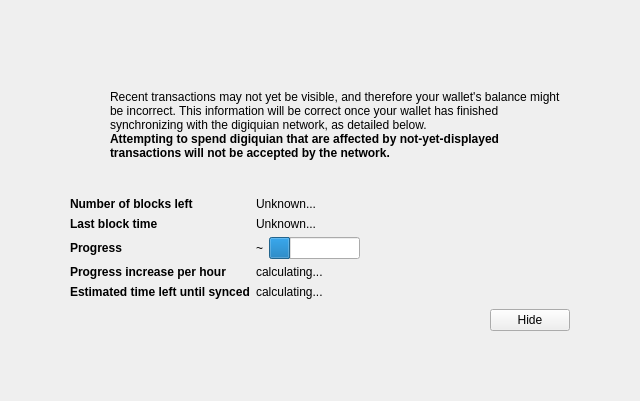
<?xml version="1.0" encoding="UTF-8"?>
<ui version="4.0">
 <class>ModalOverlay</class>
 <widget class="ModalOverlay" name="ModalOverlay">
  <property name="geometry">
   <rect>
    <x>0</x>
    <y>0</y>
    <width>640</width>
    <height>401</height>
   </rect>
  </property>
  <property name="windowTitle">
   <string>Form</string>
  </property>
  <layout class="QVBoxLayout" name="verticalLayout" stretch="0">
   <property name="sizeConstraint">
    <enum>QLayout::SetDefaultConstraint</enum>
   </property>
   <property name="leftMargin">
    <number>0</number>
   </property>
   <property name="topMargin">
    <number>0</number>
   </property>
   <property name="rightMargin">
    <number>0</number>
   </property>
   <property name="bottomMargin">
    <number>0</number>
   </property>
   <item>
    <widget class="QWidget" name="bgWidget" native="true">
     <property name="styleSheet">
      <string notr="true"/>
     </property>
     <layout class="QVBoxLayout" name="verticalLayoutMain" stretch="0">
      <property name="leftMargin">
       <number>60</number>
      </property>
      <property name="topMargin">
       <number>60</number>
      </property>
      <property name="rightMargin">
       <number>60</number>
      </property>
      <property name="bottomMargin">
       <number>60</number>
      </property>
      <item>
       <widget class="QWidget" name="contentWidget" native="true">
        <property name="styleSheet">
         <string notr="true"/>
        </property>
        <layout class="QVBoxLayout" name="verticalLayoutSub" stretch="1,0,0,0,0">
         <property name="spacing">
          <number>0</number>
         </property>
         <property name="leftMargin">
          <number>10</number>
         </property>
         <property name="topMargin">
          <number>10</number>
         </property>
         <property name="rightMargin">
          <number>10</number>
         </property>
         <property name="bottomMargin">
          <number>10</number>
         </property>
         <item>
          <layout class="QHBoxLayout" name="horizontalLayoutIconText" stretch="0,1">
           <property name="topMargin">
            <number>20</number>
           </property>
           <item>
            <layout class="QVBoxLayout" name="verticalLayoutIcon">
             <property name="leftMargin">
              <number>0</number>
             </property>
             <item>
              <widget class="QPushButton" name="warningIcon">
               <property name="enabled">
                <bool>false</bool>
               </property>
               <property name="text">
                <string/>
               </property>
               <property name="icon">
                <iconset>
                 <normaloff>:/icons/warning</normaloff>
                 <disabledoff>:/icons/warning</disabledoff>:/icons/warning</iconset>
               </property>
               <property name="iconSize">
                <size>
                 <width>48</width>
                 <height>48</height>
                </size>
               </property>
               <property name="flat">
                <bool>true</bool>
               </property>
              </widget>
             </item>
             <item>
              <spacer name="verticalSpacerWarningIcon">
               <property name="orientation">
                <enum>Qt::Vertical</enum>
               </property>
               <property name="sizeHint" stdset="0">
                <size>
                 <width>20</width>
                 <height>40</height>
                </size>
               </property>
              </spacer>
             </item>
            </layout>
           </item>
           <item>
            <layout class="QVBoxLayout" name="verticalLayoutInfoText">
             <property name="leftMargin">
              <number>0</number>
             </property>
             <property name="topMargin">
              <number>0</number>
             </property>
             <item>
              <widget class="QLabel" name="infoText">
               <property name="text">
                <string>Recent transactions may not yet be visible, and therefore your wallet's balance might be incorrect. This information will be correct once your wallet has finished synchronizing with the digiquian network, as detailed below.</string>
               </property>
               <property name="textFormat">
                <enum>Qt::RichText</enum>
               </property>
               <property name="wordWrap">
                <bool>true</bool>
               </property>
              </widget>
             </item>
             <item>
              <widget class="QLabel" name="infoTextStrong">
               <property name="font">
                <font>
                 <weight>75</weight>
                 <bold>true</bold>
                </font>
               </property>
               <property name="text">
                <string>Attempting to spend digiquian that are affected by not-yet-displayed transactions will not be accepted by the network.</string>
               </property>
               <property name="textFormat">
                <enum>Qt::RichText</enum>
               </property>
               <property name="wordWrap">
                <bool>true</bool>
               </property>
              </widget>
             </item>
             <item>
              <spacer name="verticalSpacerInTextSpace">
               <property name="orientation">
                <enum>Qt::Vertical</enum>
               </property>
               <property name="sizeHint" stdset="0">
                <size>
                 <width>20</width>
                 <height>40</height>
                </size>
               </property>
              </spacer>
             </item>
            </layout>
           </item>
          </layout>
         </item>
         <item>
          <spacer name="verticalSpacerAfterText">
           <property name="orientation">
            <enum>Qt::Vertical</enum>
           </property>
           <property name="sizeHint" stdset="0">
            <size>
             <width>20</width>
             <height>40</height>
            </size>
           </property>
          </spacer>
         </item>
         <item>
          <layout class="QFormLayout" name="formLayout">
           <property name="fieldGrowthPolicy">
            <enum>QFormLayout::FieldsStayAtSizeHint</enum>
           </property>
           <property name="horizontalSpacing">
            <number>6</number>
           </property>
           <property name="verticalSpacing">
            <number>6</number>
           </property>
           <property name="topMargin">
            <number>10</number>
           </property>
           <item row="0" column="0">
            <widget class="QLabel" name="labelNumberOfBlocksLeft">
             <property name="font">
              <font>
               <weight>75</weight>
               <bold>true</bold>
              </font>
             </property>
             <property name="text">
              <string>Number of blocks left</string>
             </property>
            </widget>
           </item>
           <item row="0" column="1">
            <widget class="QLabel" name="numberOfBlocksLeft">
             <property name="text">
              <string>Unknown...</string>
             </property>
            </widget>
           </item>
           <item row="1" column="0">
            <widget class="QLabel" name="labelLastBlockTime">
             <property name="font">
              <font>
               <weight>75</weight>
               <bold>true</bold>
              </font>
             </property>
             <property name="text">
              <string>Last block time</string>
             </property>
            </widget>
           </item>
           <item row="1" column="1">
            <widget class="QLabel" name="newestBlockDate">
             <property name="sizePolicy">
              <sizepolicy hsizetype="Maximum" vsizetype="Preferred">
               <horstretch>0</horstretch>
               <verstretch>0</verstretch>
              </sizepolicy>
             </property>
             <property name="text">
              <string>Unknown...</string>
             </property>
            </widget>
           </item>
           <item row="2" column="0">
            <widget class="QLabel" name="labelSyncDone">
             <property name="font">
              <font>
               <weight>75</weight>
               <bold>true</bold>
              </font>
             </property>
             <property name="text">
              <string>Progress</string>
             </property>
            </widget>
           </item>
           <item row="2" column="1">
            <layout class="QHBoxLayout" name="horizontalLayoutSync" stretch="0,1">
             <item>
              <widget class="QLabel" name="percentageProgress">
               <property name="text">
                <string notr="true">~</string>
               </property>
              </widget>
             </item>
             <item>
              <widget class="QProgressBar" name="progressBar">
               <property name="value">
                <number>24</number>
               </property>
               <property name="format">
                <string/>
               </property>
              </widget>
             </item>
            </layout>
           </item>
           <item row="4" column="0">
            <widget class="QLabel" name="labelProgressIncrease">
             <property name="font">
              <font>
               <weight>75</weight>
               <bold>true</bold>
              </font>
             </property>
             <property name="text">
              <string>Progress increase per hour</string>
             </property>
            </widget>
           </item>
           <item row="4" column="1">
            <widget class="QLabel" name="progressIncreasePerH">
             <property name="text">
              <string>calculating...</string>
             </property>
            </widget>
           </item>
           <item row="5" column="0">
            <widget class="QLabel" name="labelEstimatedTimeLeft">
             <property name="font">
              <font>
               <weight>75</weight>
               <bold>true</bold>
              </font>
             </property>
             <property name="text">
              <string>Estimated time left until synced</string>
             </property>
            </widget>
           </item>
           <item row="5" column="1">
            <widget class="QLabel" name="expectedTimeLeft">
             <property name="text">
              <string>calculating...</string>
             </property>
            </widget>
           </item>
          </layout>
         </item>
         <item>
          <layout class="QHBoxLayout" name="horizontalLayoutButtons">
           <property name="leftMargin">
            <number>10</number>
           </property>
           <property name="topMargin">
            <number>10</number>
           </property>
           <item>
            <spacer name="horizontalSpacer">
             <property name="orientation">
              <enum>Qt::Horizontal</enum>
             </property>
             <property name="sizeHint" stdset="0">
              <size>
               <width>40</width>
               <height>20</height>
              </size>
             </property>
            </spacer>
           </item>
           <item>
            <widget class="QPushButton" name="closeButton">
             <property name="text">
              <string>Hide</string>
             </property>
            </widget>
           </item>
          </layout>
         </item>
         <item>
          <layout class="QVBoxLayout" name="verticalLayout_2">
           <item>
            <spacer name="verticalSpacer">
             <property name="orientation">
              <enum>Qt::Vertical</enum>
             </property>
             <property name="sizeHint" stdset="0">
              <size>
               <width>20</width>
               <height>40</height>
              </size>
             </property>
            </spacer>
           </item>
          </layout>
         </item>
        </layout>
       </widget>
      </item>
     </layout>
    </widget>
   </item>
  </layout>
 </widget>
 <customwidgets>
  <customwidget>
   <class>ModalOverlay</class>
   <extends>QWidget</extends>
   <header>modaloverlay.h</header>
   <container>1</container>
  </customwidget>
 </customwidgets>
 <resources/>
 <connections/>
</ui>
